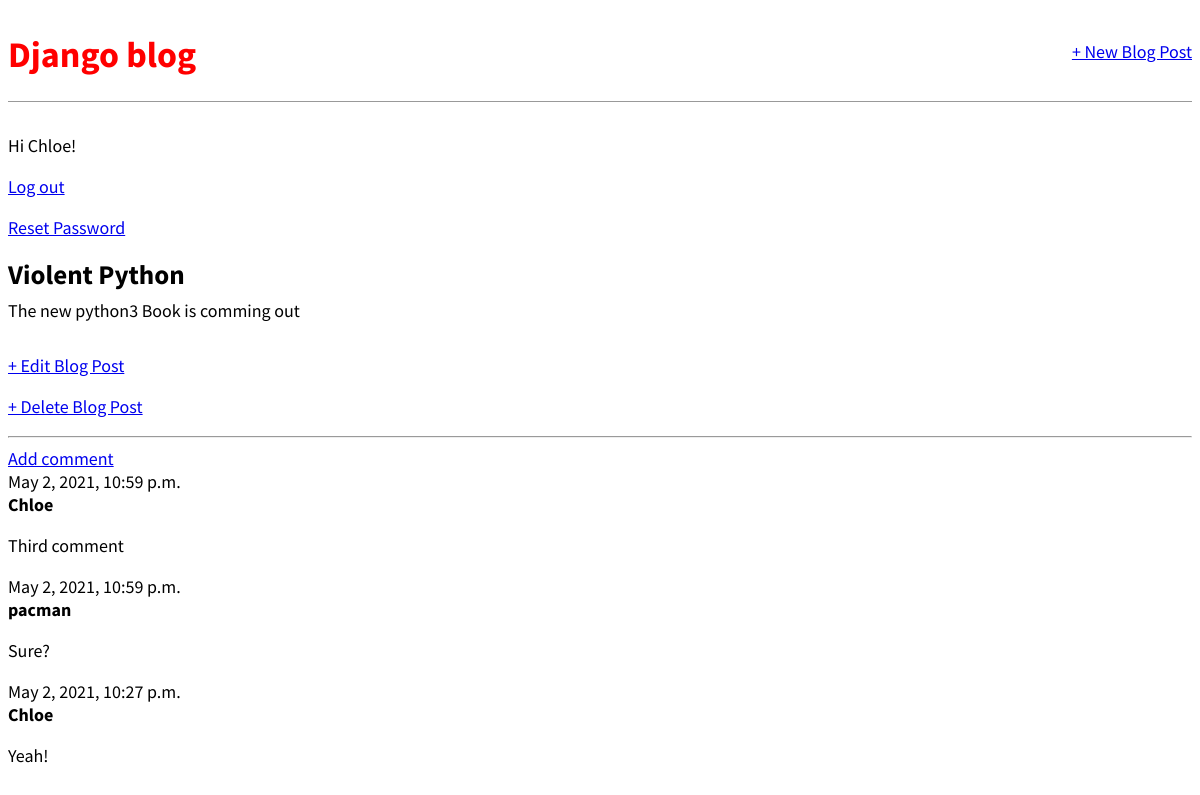
/post/4/ (signed in), run on the app's committed database.
### blog/models.py (models this page shows, shortened)
class Post(models.Model):
    title = models.CharField(max_length=200)
    author = models.ForeignKey('auth.User', on_delete=models.CASCADE, )
    body = models.TextField()

class Comment(models.Model):
    post = models.ForeignKey('blog.Post', on_delete=models.CASCADE, related_name='comments')
    author = models.CharField(max_length=200)
    text = models.TextField()
    created_date = models.DateTimeField(default=timezone.now())

### blog/views.py (the view)
# urls.py: path('post/<int:pk>/', BlogDetailView.as_view(), name='post_detail'),
class BlogDetailView(DetailView):
    model = Post
    template_name = 'post_detail.html'

### templates/post_detail.html
{% extends 'base.html' %}
{% block content %}
    <div class="post-entry">
        <h2>{{ object.title }}</h2>
        <p>{{ object.body }}</p>
    </div>
    <a href="{% url 'post_edit' post.pk %}">+ Edit Blog Post</a>
    <p><a href="{% url 'post_delete' post.pk %}">+ Delete Blog Post</a></p>
    <hr>
        {% if user.is_authenticated %}
            <a class="btn btn-default" href="{% url 'add_comment_to_post' pk=post.pk %}">Add comment</a>
            {% for comment in post.comments.all %}
                <div class="comment">
                    <div class="date">
                        {{ comment.created_date }}
                    </div>
                    <strong>{{ comment.author }}</strong>
                    <p>{{ comment.text|linebreaks }}</p>
            {% empty %}
                <p>No comments here yet !</p>
            {% endfor %}
        {% else %}
                    <p>You should Log in to see comments!</p>
        {% endif %}
{% endblock content %}

### templates/base.html (shortened to what this page needs)
{% load static %}
<html>
    <head>
        <link rel="stylesheet" href="{% static 'css/base.css' %}">
    </head>
    <body>
        <header>
            <div class="nav-left">
                <h1><a href="{% url 'home' %}">Django blog</a></h1>
            </div>
            <div class="nav-right">
                <a href="{% url 'post_new' %}">+ New Blog Post</a>
            </div>
        </header>
        {% if user.is_authenticated %}
            <p>Hi {{ user.username }}!</p>
            <p><a href="{% url 'logout' %}">Log out</a></p>
            <p><a href="{% url 'password_reset' %}">Reset Password</a></p>
        {% else %}
            <p>You are not logged in.</p>
            <a href="{% url 'login' %}">Log In</a>
            <a href="{% url 'signup' %}">Sign Up</a>
        {% endif %}
        <div>
            {% block content %}
            {% endblock content %}
        </div>
    </body>
</html>

### static/css/base.css (style rules this page uses)
body { font-family: 'Source Sans Pro', sans-serif; font-size: 18px; }
header { border-bottom: 1px solid #999; margin-bottom: 2rem; display: flex; }
header h1 a { color: red; text-decoration: none; }
.nav-left { margin-right: auto; }
.nav-right { display: flex; padding-top: 2rem; }
.post-entry { margin-bottom: 2rem; }
.post-entry h2 { margin: 0.5rem 0; }
.post-entry p { margin: 0; font-weight: 400; }

### data on the page
Post: title "Violent Python", body "The new python3 Book is comming out"
Comment: created_date "May 2, 2021, 10:59 p.m.", author "Chloe", text "Third comment"
Comment: created_date "May 2, 2021, 10:59 p.m.", author "pacman", text "Sure?"
Comment: created_date "May 2, 2021, 10:27 p.m.", author "Chloe", text "Yeah!"

### other printed values
{{ user.username }} "Chloe"
